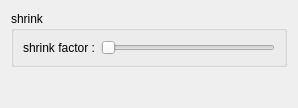
<?xml version="1.0" encoding="UTF-8"?>
<ui version="4.0">
 <class>Form</class>
 <widget class="QWidget" name="Form">
  <property name="geometry">
   <rect>
    <x>0</x>
    <y>0</y>
    <width>298</width>
    <height>108</height>
   </rect>
  </property>
  <property name="windowTitle">
   <string>Form</string>
  </property>
  <layout class="QVBoxLayout" name="verticalLayout">
   <item>
    <widget class="QGroupBox" name="shrinkBox">
     <property name="title">
      <string>shrink</string>
     </property>
     <layout class="QHBoxLayout">
      <item>
       <widget class="QLabel" name="shrinkLabel">
        <property name="text">
         <string>shrink factor :</string>
        </property>
       </widget>
      </item>
      <item>
       <widget class="QSlider" name="shrinkSlider">
        <property name="maximum">
         <number>100</number>
        </property>
        <property name="orientation">
         <enum>Qt::Horizontal</enum>
        </property>
       </widget>
      </item>
     </layout>
    </widget>
   </item>
   <item>
    <spacer name="verticalSpacer">
     <property name="orientation">
      <enum>Qt::Vertical</enum>
     </property>
     <property name="sizeHint" stdset="0">
      <size>
       <width>20</width>
       <height>40</height>
      </size>
     </property>
    </spacer>
   </item>
  </layout>
 </widget>
 <resources/>
 <connections/>
</ui>
